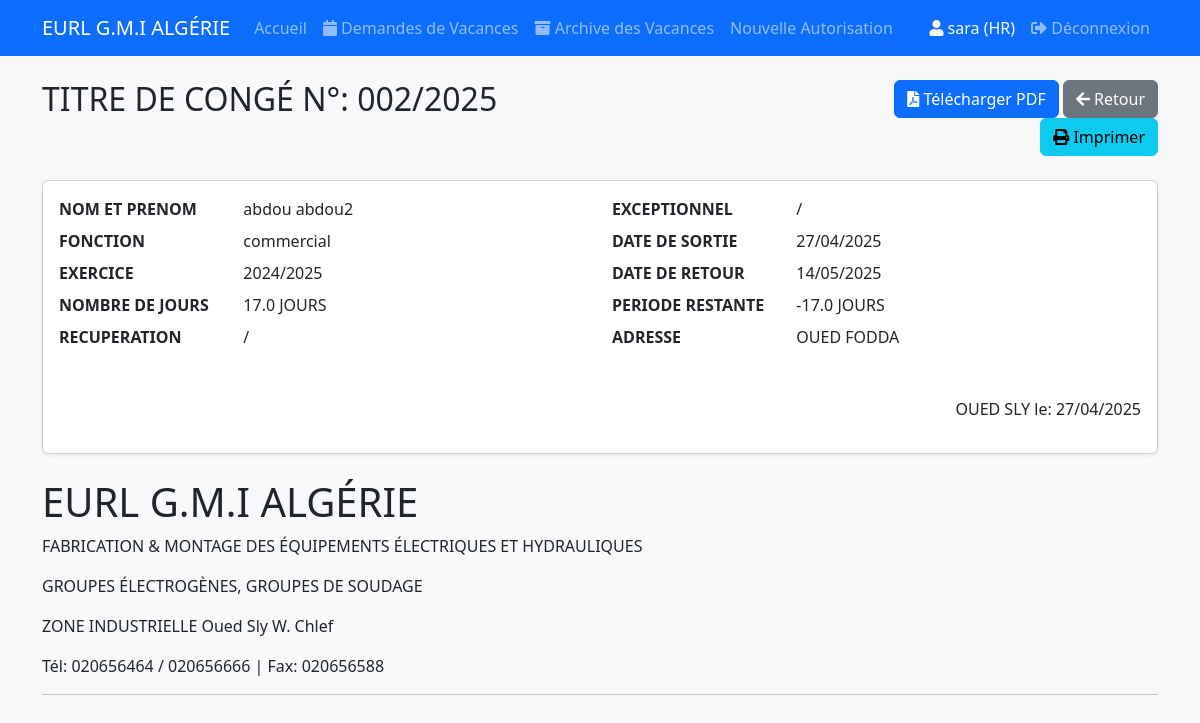
Page /vacances/2 (signed in) on the committed database.
### app/models/user.py (models this page shows, shortened)
class User(UserMixin, db.Model):
    id = db.Column(db.Integer, primary_key=True)
    username = db.Column(db.String(80), unique=True, nullable=False)
    password_hash = db.Column(db.String(128))
    role = db.Column(db.String(20), nullable=False)  # 'HR' ou 'DG'

### app/models/vacances.py (models this page shows, shortened)
class DemandeVacances(db.Model):
    __tablename__ = 'demande_vacances'
    id = db.Column(db.Integer, primary_key=True)
    unite = db.Column(db.String(100), nullable=False)
    type_vacances = db.Column(db.String(50), nullable=False)  # Annuel ou compensatoire
    nom_prenom = db.Column(db.String(100), nullable=False)
    emploi = db.Column(db.String(100), nullable=False)
    interet = db.Column(db.String(200))
    nombre_jours = db.Column(db.Float, nullable=False)
    date_sortie = db.Column(db.Date, nullable=False)
    date_entree = db.Column(db.Date, nullable=False)
    lieu_residence = db.Column(db.String(200), nullable=False)
    signature_employe = db.Column(db.Boolean, default=False)
    nom_alternatif = db.Column(db.String(100))
    avis_interet_direct = db.Column(db.String(500))
    avis_directeur_general = db.Column(db.String(50))
    signature_dg = db.Column(db.Boolean, default=False)
    signature_data = db.Column(db.Text)  # To store the base64 signature image
    residuel = db.Column(db.Float, nullable=False, default=0)
    residuel_clarification = db.Column(db.String(200))
    annee_en_cours = db.Column(db.Float, nullable=False, default=0)
    annee_exercice = db.Column(db.Integer)
    total = db.Column(db.Float, nullable=False, default=0)
    date_creation = db.Column(db.DateTime, nullable=False, default=datetime.utcnow)
    statut = db.Column(db.String(20), nullable=False, default='En attente')  # En attente, Approuvé, Refusé
    createur = db.Column(db.String(50), nullable=False)

### app/routes/vacances.py (the view)
@bp.route('/vacances/<int:id>')
@login_required
def voir_demande(id):
    demande = DemandeVacances.query.get_or_404(id)
    return render_template('vacances/voir_demande.html', demande=demande)

### app/templates/vacances/voir_demande.html (shortened to what this page needs)
{% extends "base.html" %} {% block content %}
<div class="row mb-4">
  <div class="col-md-8">
    {% if demande.statut == 'Approuvé' %}
    <h2>
      TITRE DE CONGÉ N°: {{ '%03d' % demande.id }}/{{ demande.date_creation.year
      }}
    </h2>
    {% else %}
    <h2>Détails de la Demande de Vacances</h2>
    {% endif %}
  </div>
  <div class="col-md-4 text-end">
    <a
      href="{{ url_for('vacances.telecharger_pdf', id=demande.id) }}"
      class="btn btn-primary"
    >
      <i class="fas fa-file-pdf"></i> Télécharger PDF
    </a>
    <a
      href="{{ url_for('vacances.liste_vacances') }}"
      class="btn btn-secondary"
    >
      <i class="fas fa-arrow-left"></i> Retour
    </a>
    <a
      href="{{ url_for('vacances.imprimer_demande', id=demande.id) }}"
      class="btn btn-info"
    >
      <i class="fas fa-print"></i> Imprimer
    </a>
  </div>
</div>
{% if demande.statut == 'Approuvé' %}
<div class="card mb-4">
  <div class="card-body">
    <div class="row">
      <div class="col-md-6">
        <dl class="row">
          <dt class="col-sm-4">NOM ET PRENOM</dt>
          <dd class="col-sm-8">{{ demande.nom_prenom }}</dd>
          <dt class="col-sm-4">FONCTION</dt>
          <dd class="col-sm-8">{{ demande.emploi }}</dd>
          <dt class="col-sm-4">EXERCICE</dt>
          <dd class="col-sm-8">
            {{ demande.date_creation.year - 1 }}/{{ demande.date_creation.year
            }}
          </dd>
          <dt class="col-sm-4">NOMBRE DE JOURS</dt>
          <dd class="col-sm-8">{{ demande.nombre_jours }} JOURS</dd>
          <dt class="col-sm-4">RECUPERATION</dt>
          <dd class="col-sm-8">/</dd>
        </dl>
      </div>
      <div class="col-md-6">
        <dl class="row">
          <dt class="col-sm-4">EXCEPTIONNEL</dt>
          <dd class="col-sm-8">/</dd>
          <dt class="col-sm-4">DATE DE SORTIE</dt>
          <dd class="col-sm-8">
            {{ demande.date_sortie.strftime('%d/%m/%Y') }}
          </dd>
          <dt class="col-sm-4">DATE DE RETOUR</dt>
          <dd class="col-sm-8">
            {{ demande.date_entree.strftime('%d/%m/%Y') }}
          </dd>
          <dt class="col-sm-4">PERIODE RESTANTE</dt>
          <dd class="col-sm-8">
            {{ demande.residuel - demande.nombre_jours }} JOURS
          </dd>
          <dt class="col-sm-4">ADRESSE</dt>
          <dd class="col-sm-8">{{ demande.lieu_residence }}</dd>
        </dl>
      </div>
    </div>
    <div class="row mt-4">
      <div class="col-12 text-end">
        <p>OUED SLY le: {{ demande.date_creation.strftime('%d/%m/%Y') }}</p>
      </div>
    </div>
  </div>
</div>
{% endif %}
<div class="print-header">
  <h1>EURL G.M.I ALGÉRIE</h1>
  <p>FABRICATION & MONTAGE DES ÉQUIPEMENTS ÉLECTRIQUES ET HYDRAULIQUES</p>
  <p>GROUPES ÉLECTROGÈNES, GROUPES DE SOUDAGE</p>
  <p>ZONE INDUSTRIELLE Oued Sly W. Chlef</p>
  <p>Tél: 020656464 / 020656666 | Fax: 020656588</p>
  <hr />
</div>
{% endblock %}

### app/templates/base.html (shortened to what this page needs)
<!DOCTYPE html>
<html lang="fr">
  <head>
    <link
      href="https://cdn.jsdelivr.net/npm/bootstrap@5.3.0/dist/css/bootstrap.min.css"
      rel="stylesheet"
    />
    <link
      rel="stylesheet"
      href="{{ url_for('static', filename='css/style.css') }}"
    />
    <link
      href="https://cdnjs.cloudflare.com/ajax/libs/font-awesome/5.15.4/css/all.min.css"
      rel="stylesheet"
    />
  </head>
  <body>
    <nav class="navbar navbar-expand-lg navbar-dark bg-primary mb-4">
      <div class="container">
        <a class="navbar-brand" href="{{ url_for('main.index') }}"
          >EURL G.M.I ALGÉRIE</a
        >
        <div class="collapse navbar-collapse" id="navbarNav">
          <ul class="navbar-nav me-auto">
            <li class="nav-item">
              <a class="nav-link" href="{{ url_for('main.index') }}">Accueil</a>
            </li>
            {% if current_user.is_authenticated %}
            <li class="nav-item">
              <a
                class="nav-link"
                href="{{ url_for('vacances.liste_vacances') }}"
              >
                <i class="fas fa-calendar"></i> Demandes de Vacances
              </a>
            </li>
            <li class="nav-item">
              <a
                class="nav-link"
                href="{{ url_for('vacances.archive_vacances') }}"
              >
                <i class="fas fa-archive"></i> Archive des Vacances
              </a>
            </li>
            {% if current_user.role == 'HR' %}
            <li class="nav-item">
              <a
                class="nav-link"
                href="{{ url_for('main.nouvelle_autorisation') }}"
                >Nouvelle Autorisation</a
              >
            </li>
            {% endif %} {% endif %}
          </ul>
          {% if current_user.is_authenticated %}
          <div class="navbar-nav ms-auto">
            <span class="nav-item nav-link text-light"
              ><i class="fas fa-user"></i> {{ current_user.username }} ({{
              current_user.role }})</span
            >
            <a class="nav-item nav-link" href="{{ url_for('auth.logout') }}"
              ><i class="fas fa-sign-out-alt"></i> Déconnexion</a
            >
          </div>
          {% endif %}
        </div>
      </div>
    </nav>
    <div class="container">
       {% block content %}{% endblock %}
    </div>
  </body>
</html>

### app/static/css/style.css (style rules this page uses)
body { background-color: #f8f9fa; }
.card { box-shadow: 0 0.125rem 0.25rem rgba(0, 0, 0, 0.075); margin-bottom: 1.5rem; }

### app/templates/vacances/voir_demande.html (style rules this page uses)
.print-header { display: none; }

### rows in the picture
User: username "sara", role "HR"
DemandeVacances: id "002", date_creation.year "2025", nom_prenom "abdou abdou2", emploi "commercial", demande.date_creation.year-1 "2024", nombre_jours "17.0", date_sortie "27/04/2025", date_entree "14/05/2025", demande.residuel-demande.nombre_jours "-17.0", lieu_residence "OUED FODDA", date_creation "27/04/2025"
